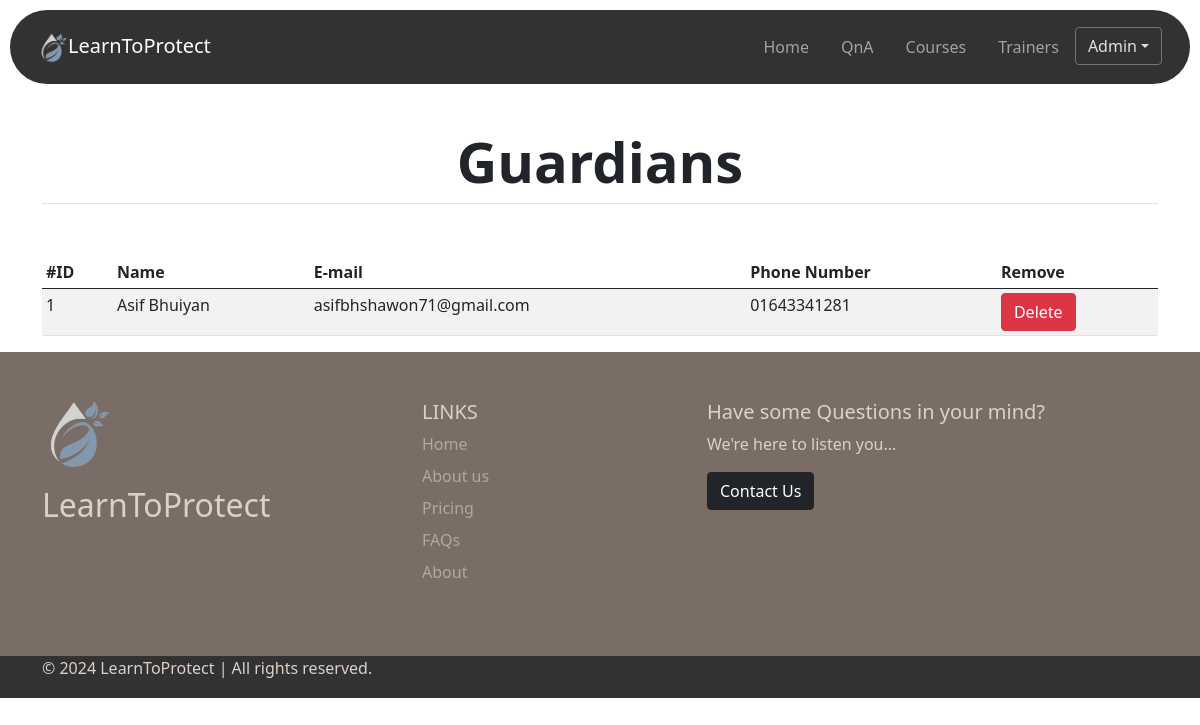
The app's page /allGuardians.php (signed in) with its own data.
### tables this page shows
CREATE TABLE `user` (
  `id` int(11) NOT NULL,
  `first_name` varchar(100) NOT NULL,
  `last_name` varchar(100) NOT NULL,
  `email` varchar(100) NOT NULL,
  `phone_num` varchar(15) DEFAULT NULL,
  `password` varchar(255) NOT NULL,
  `role_id` int(11) DEFAULT NULL
);

### allGuardians.php (the view, shortened to what this page needs)
<!DOCTYPE html>
<html lang="en">
<head>
    <link rel="stylesheet" href="./CSS/style.css" />
    <link href="https://cdn.jsdelivr.net/npm/bootstrap@5.0.2/dist/css/bootstrap.min.css" rel="stylesheet"
 />
</head>
<body style="padding-top: 20px;">
    <?php include ('navbar.php') ?>
    <div class="container pb-5">
        <div class="px-4 pt-1 my-1 text-center border-bottom">
            <h1 class="display-4 fw-bold">Guardians</h1>
        </div>
    </div>
    <div class="container">
    <table class="table table-striped table-sm">
          <thead>
            <tr>
              <th scope="col">#ID</th>
              <th scope="col">Name</th>
              <th scope="col">E-mail</th>
              <th scope="col">Phone Number</th>
              <th scope="col">Remove</th>
            </tr>
          </thead>
          <tbody>
            <?php
                include('connection.php');
                $sql = "SELECT * FROM user WHERE role_id = 3";
                $result = mysqli_query($conn, $sql);
                if (!$result) {
                    echo "Error: " . mysqli_error($conn);
                } else {
                    if (mysqli_num_rows($result) > 0) {
                        while ($row = mysqli_fetch_assoc($result)) {
                            echo "<tr>";
                            echo "<td>".$row['id']."</td>";
                            echo "<td>".$row['first_name']." ".$row['last_name']."</td>";
                            echo "<td>".$row['email']."</td>";
                            echo "<td>".$row['phone_num']."</td>";
                            echo "<td><button class='btn btn-danger delete-btn' data-eid='{$row["id"]}'>Delete</button></td>";
                            echo "</tr>";
                        }
                    } else {
                        echo "No records found";
                    }
                }
            ?>
          </tbody>
        </table>
    </div>
</body>
</html>

### navbar.php (shortened to what this page needs)
<head>
  <link rel="stylesheet" href="./CSS/navbar.css" />
</head>
<body>
  <div class="nav-container">
    <nav class="navbar fixed-top navbar-expand-lg navbar-dark p-3 custom-nav">
      <div class="container-fluid">
        <a class="navbar-brand" href="#"><img src="./components/logo.png" alt="" class="logo" />LearnToProtect</a>
        <div class="collapse navbar-collapse" id="navbarNavDropdown">
          <ul class="navbar-nav ms-auto">
            <li class="nav-item">
              <a class="nav-link mx-2" aria-current="page" href="./index.php">Home</a>
            </li>
            <li class="nav-item">
              <a class="nav-link mx-2" href="./QnA.php">QnA</a>
            </li>
            <li class="nav-item">
              <a class="nav-link mx-2" href="./CAT.php">Courses</a>
            </li>
            <li class="nav-item">
              <a class="nav-link mx-2" href="./trainerpage.php">Trainers</a>
            </li>
            <?php
            include ('connection.php');
            if (!isset($_SESSION['username'])) {
              echo '<a class="btn btn-secondary" type="button" href="./signup.php">Login</a>';
            } else {
              $username = $_SESSION['username'];
              $role_id = $_SESSION['role_id'];
              if ($role_id == 1) {
                $url = "./admin.php";
              } else if ($role_id == 2) {
                $query = "SELECT * from user where email = '$username'";
                $result = mysqli_query($conn, $query);
                $row = mysqli_fetch_assoc($result);
                $url = "./trainer_dashboard.php?id=" . $row['id'];
              } else if ($role_id == 3) {
                $url = "./guardian_dashboard.php";
              } else {
                echo "<script>console.log('Error in role_id');</script>";
              }
              $query = "SELECT first_name from user where email = '$username'";
              $result = mysqli_query($conn, $query);
              if ($result) {
                $row = mysqli_fetch_assoc($result);
                echo '<div class="dropdown">
                <button class="btn btn-secondary dropdown-toggle" type="button" id="profileBtn" data-bs-toggle="dropdown" aria-expanded="false">'
                  . $row["first_name"] .
                  '</button>
                <ul class="dropdown-menu" aria-labelledby="profileBtn">
                  <li><a class="dropdown-item" href=' . $url . '>Profile</a></li>
                  <li><a class="dropdown-item" href="./logout.php">Logout</a></li>
                </ul>
              </div>';
              } else {
                echo "<script>Error in fetching data</script>";
              }
            }
            ?>
          </ul>
        </div>
      </div>
    </nav>
  </div>
</body>

### CSS/navbar.css (style rules this page uses)
.nav-container { padding-bottom: 100px; }
.nav-container nav { border-radius: 50px; }
.nav-container .fixed-top { top: 10px; right: 10px; left: 10px; }
.nav-container .custom-nav { background-color: #323232; }
.logo { width: 30px; }
.nav-container button { background-color: #4774f1; color: #e4e1dc; }
.nav-link-text { color: #e4e1dc; opacity: 0.5; text-decoration: none; }
.nav-container button { background: #323232; }

### CSS/footer.css (style rules this page uses)
.footer-sec-1 { background-color: #7a6d65; color: #DDD0C8; }
.footer-sec-2 { background-color: #323232; color: #DDD0C8; }
.footer-logo { width: 70px; }

### records on screen
user: first_name "Admin"
user: id "1", first_name "Asif", last_name "Bhuiyan", email "asifbhshawon71@gmail.com", phone_num "01643341281"
